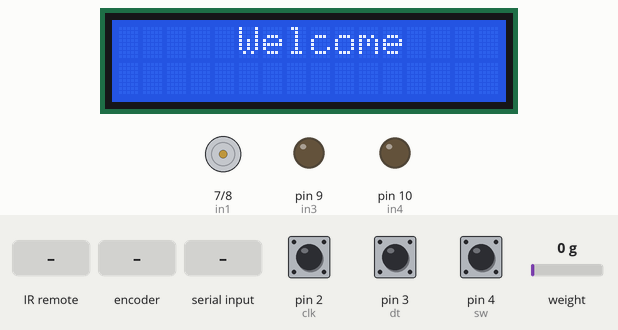
The sketch below on a simulated Arduino Uno, built with avr-gcc and run on an emulated ATmega328P. Parts: 16×2 character LCD, motor-driver pin pairs drawn as motors (green arrow = first pin HIGH = forward, orange = second pin HIGH = backward, longer = more drive), output pins drawn as LEDs (lit = HIGH). Inputs (shaded band) come from the test bench; at power-on: pin 4 (sw) HIGH, pin 2 (clk) HIGH, pin 3 (dt) HIGH, weight on the scale 0 g.

Above: at 1.2 s.
1.3 s: pin 4 (sw) pulled LOW for 3.2 s
At 5.7 s:
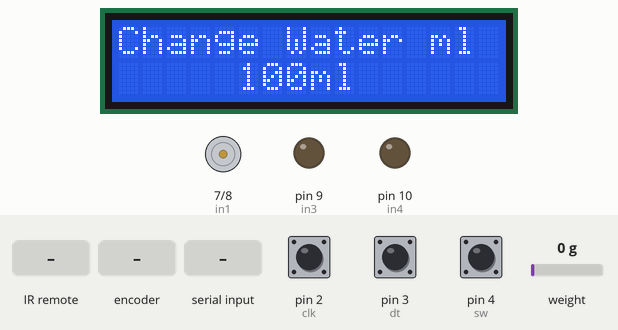
6.0 s: infrared code 0xFF22DD received
At 7.3 s:
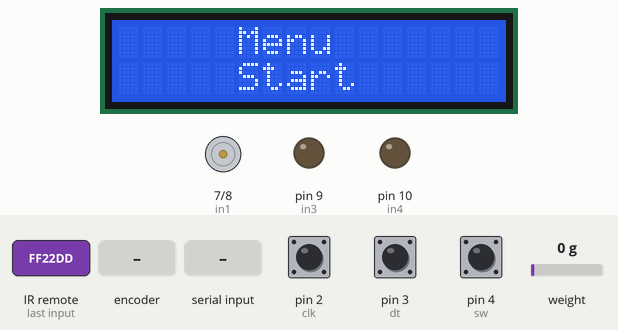
7.7 s: rotary encoder on pin 2 (clk) / pin 3 (dt) turned 1 step (first pin leading)
At 8.3 s:
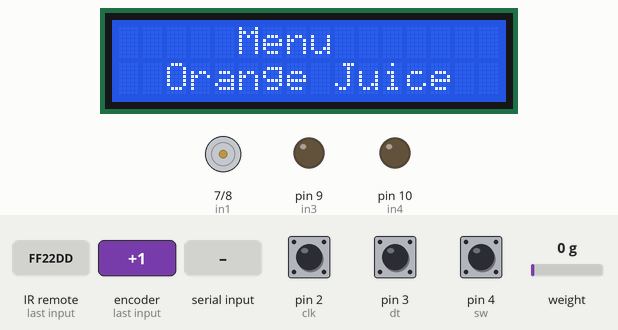
9.4 s: "90,45\n" received over Serial
At 12.5 s:
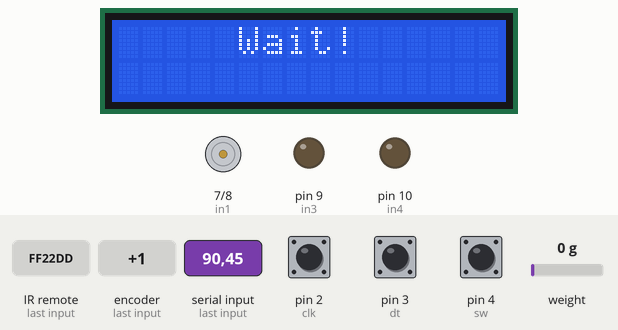
Timing chart, 0 to 19.3 s (numbered marks = the images above; inputs shaded):
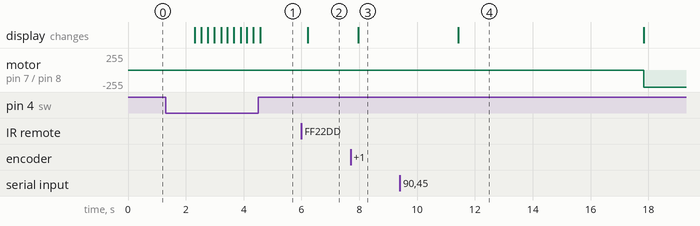

The sketch:

CocktailMaker.ino
```cpp
#include <Wire.h>
#include <LiquidCrystal_I2C.h>
#include "HX711.h"
LiquidCrystal_I2C lcd(0x3F, 16, 2);
#include <HX711_ADC.h>
#include <EEPROM.h>
#include "IRremote.h"

// (c) Copyright 2010-2012 MCQN Ltd.
// Released under Apache License, version 2.0
//
// Simple example to show how to use the HttpClient library
// Get's the web page given at http://<kHostname><kPath> and
// outputs the content to the serial port


//IRremote
int receiver = 11; // Signal Pin of IR receiver to Arduino Digital Pin 11

/*-----( Declare objects )-----*/
IRrecv irrecv(receiver);     // create instance of 'irrecv'
decode_results results;      // create instance of 'decode_results'

//HX711 constructor (dout pin, sck pin):
HX711_ADC LoadCell(5, 6);


long t;
#define clk 2
#define dt 3
#define sw 4
#define in1 7
#define in2 8
#define in3 9
#define in4 10
volatile boolean TurnDetected;
volatile boolean up;
bool doonce = 0;
char screen = 0;
char subscreen = 0;
int changestate = -1;

String shit;
int pump1ml = 100;
int pump2ml = 100;

void isr0 ()  {
  TurnDetected = true;
  up = (digitalRead(clk) == digitalRead(dt));
}

void calibrate (){
  float calValue; // calibration value
  calValue = 696.0; // uncomment this if you want to set this value in the sketch
  #if defined(ESP8266)
  //EEPROM.begin(sizeof calValue); // uncomment this if you use ESP8266 and want to fetch this value from eeprom
  #endif
  //EEPROM.get(eepromAdress, calValue); // uncomment this if you want to fetch this value from eeprom

  Serial.begin(9600);
  delay(10);
//  Serial.println();
//  Serial.println("Starting...");
  LoadCell.begin();
  long stabilisingtime = 2000; // tare preciscion can be improved by adding a few seconds of stabilising time
  LoadCell.start(stabilisingtime);
  if (LoadCell.getTareTimeoutFlag()) {
//    Serial.println("Tare timeout, check MCU>HX711 wiring and pin designations");
  }
  else {
    LoadCell.setCalFactor(calValue); // set calibration factor (float)
//    Serial.println("Startup + tare is complete");
  }
  while (!LoadCell.update());
//  Serial.print("Calibration factor: ");
//  Serial.println(LoadCell.getCalFactor());
//  Serial.print("HX711 measured conversion time ms: ");
//  Serial.println(LoadCell.getConversionTime());
//  Serial.print("HX711 measured sampling rate HZ: ");
//  Serial.println(LoadCell.getSPS());
//  Serial.print("HX711 measured settlingtime ms: ");
//  Serial.println(LoadCell.getSettlingTime());
//  Serial.println("Note that the settling time may increase significantly if you use delay() in your sketch!");
  if (LoadCell.getSPS() < 7) {
//    Serial.println("!!Sampling rate is lower than specification, check MCU>HX711 wiring and pin designations");
  }
  else if (LoadCell.getSPS() > 100) {
//    Serial.println("!!Sampling rate is higher than specification, check MCU>HX711 wiring and pin designations");
  }
}

void setup() {

  Serial.begin(9600);
  lcd.begin();
  pinMode(sw, INPUT_PULLUP);
  pinMode(clk, INPUT);
  pinMode(dt, INPUT);
  pinMode(in1, OUTPUT);
  pinMode(in2, OUTPUT);
  pinMode(in3, OUTPUT);
  pinMode(in4, OUTPUT);

  digitalWrite(in1, LOW);
  digitalWrite(in2, LOW);
  digitalWrite(in3, LOW);
  digitalWrite(in4, LOW);

  attachInterrupt (0, isr0, RISING);
  irrecv.enableIRIn(); // Start the receiver


}
void startMachine(){
  lcd.clear();
          lcd.setCursor(5, 0);
          lcd.print("Wait!");
          delay(2000);
          calibrate();
          LoadCell.update();
          delay(2000);
          lcd.clear();
          lcd.print("Pump 1 ON");
          digitalWrite(in2, HIGH);
  while (((int)LoadCell.getData())*(-1) +7< pump1ml) {
            LoadCell.update();
            lcd.clear();
            lcd.print((-1)*(int)LoadCell.getData()+15);
            if(((int)LoadCell.getData())*(-1)+7 > pump1ml){
              digitalWrite(in2, LOW);
            }
            delay(1000);

          }
          digitalWrite(in4, HIGH);
          while (((int)LoadCell.getData())*(-1) +7 - pump1ml < pump2ml) {
            LoadCell.update();
            lcd.clear();
            lcd.print((-1)*(int)LoadCell.getData()+15);
            if(((int)LoadCell.getData())*(-1)+7 - pump1ml > pump2ml){
              digitalWrite(in4, LOW);
            }
            delay(500);

          }
          screen = 1;
          subscreen = 0;
          changestate = 0;
          doonce = 0;
}
void loop() {
  if(Serial.available()){
    shit = Serial.readString();
    String shit2 = Serial.readString();


     pump1ml = shit.toInt();
     pump2ml = shit2.toInt();
     startMachine();

    Serial.print(shit);
    Serial.print(shit2);
  }


   if (irrecv.decode(&results)) // have we received an IR signal?
   {
    translateIR();
    irrecv.resume(); // receive the next value
   }
   LoadCell.update();

  //get smoothed value from data set + current calibration factor

  if (millis() > t + 250) {
    float i = LoadCell.getData();
//    Serial.print("Load_cell output val: ");
//    Serial.println(i);
    t = millis();
  }
  if (TurnDetected) {
    delay(200);
    doonce = 0;

      if (up) {
      if(changestate == 0){
         subscreen++;
      if(subscreen > 3){
        subscreen = 0;
        }
      }

      }
      else {
      if(changestate == 0){
        subscreen--;
      if(subscreen < 0){
        subscreen = 3;
      }
      }

      }


      if (up) {
          if(changestate == 2 && subscreen == 0){
            pump1ml+=10;
          }
          if(changestate == 2 && subscreen == 1){
            pump2ml+=10;
          }

      }
      else {
        if(changestate == 2 && subscreen == 0){
          pump1ml-=10;
        }
        if(changestate == 2 && subscreen == 1){
          pump2ml-=10;
        }

      }
      TurnDetected = false;
    }


  if (digitalRead(sw) == LOW) {
    delay(200);
    changestate ++;
    if(changestate > 2){
      changestate = 0;
    }
    doonce = 0;
  }
  switch(screen){
    case 0:
    lcd.clear();
    lcd.setCursor(5, 0);
    lcd.print("Welcome");

    delay(2000);
    screen++;
    changestate ++;
    break;
    case 1:
    if(doonce == 0){
      switch(subscreen){
        case 0:
        lcd.clear();
        lcd.setCursor(5, 0);
        lcd.print("Menu");
        lcd.setCursor(5,1);
        lcd.print("Water");
        doonce = 1;
        switch(changestate){
          case 1:
          lcd.clear();
          lcd.setCursor(5, 0);
          lcd.print("Water");
          lcd.setCursor(5,1);
          lcd.print(pump1ml);
          lcd.setCursor(8,1);
          lcd.print("ml");
          doonce = 1;
          break;

          case 2:
          lcd.clear();
          lcd.setCursor(0, 0);
          lcd.print("Change Water ml");
          lcd.setCursor(5,1);
          lcd.print(pump1ml);
          lcd.setCursor(8,1);
          lcd.print("ml");
          doonce = 1;
          break;
        }
        break;
        case 1:

        lcd.clear();
        lcd.setCursor(5, 0);
        lcd.print("Menu");
        lcd.setCursor(2,1);
        lcd.print("Orange Juice");
        doonce = 1;
        switch(changestate){
          case 1:
          lcd.clear();
          lcd.setCursor(2,0);
          lcd.print("Orange Juice");
          lcd.setCursor(5,1);
          lcd.print(pump2ml);
          lcd.setCursor(8,1);
          lcd.print("ml");
          doonce = 1;
          break;
          case 2:
          lcd.clear();
          lcd.setCursor(0, 0);
          lcd.print("Change Juice ml");
          lcd.setCursor(5,1);
          lcd.print(pump2ml);
          lcd.setCursor(8,1);
          lcd.print("ml");

          doonce = 1;

          break;
        }
        break;

        case 2:

        lcd.clear();
        lcd.setCursor(5, 0);
        lcd.print("Menu");
        lcd.setCursor(5,1);
        lcd.print("Start");
        doonce = 1;
        switch(changestate){
          case 1:

          startMachine();

          break;
        }
        break;
      }
    }
    break;
  }
}
void(* resetFunc) (void) = 0;//declare reset function at address 0
void translateIR() // takes action based on IR code received

// describing Remote IR codes

{

  switch(results.value)

  {

  case 0xFF629D:
//  Serial.println(" FORWARD");
  if(changestate == 2 && subscreen == 0){
    pump1ml+=10;
  }
  if(changestate == 2 && subscreen == 1){
    pump2ml+=10;
  }
  doonce = 0;
  break;
  case 0xFF22DD:
//  Serial.println(" LEFT");
  changestate = 0;
   subscreen--;
  if(subscreen < 0){
    subscreen = 2;
  }
  doonce = 0;
  break;
  case 0xFF02FD:
//  Serial.println(" -OK-");
  screen=1;
  changestate ++;
  if(changestate > 2){
      changestate = 0;
    }
    doonce = 0;
  break;
  case 0xFFC23D:
//  Serial.println(" RIGHT");
  changestate = 0;
   subscreen++;
  if(subscreen > 2){
    subscreen = 0;
  }
  doonce = 0;
  break;
  case 0xFFA857:
//  Serial.println(" REVERSE");
  if(changestate == 2 && subscreen == 0){
    pump1ml-=10;
  }
  if(changestate == 2 && subscreen == 1){
    pump2ml-=10;
  }

  doonce = 0;
  break;
  case 0xFF6897:
//  Serial.println(" 1");

  break;
  case 0xFF9867:
  //Serial.println(" 2");

  break;
  case 0xFFB04F:
  //Serial.println(" 3");

  break;
  case 0xFF30CF:
  //Serial.println(" 4");

  break;
  case 0xFF18E7:
  //Serial.println(" 5");

  break;
  case 0xFF7A85:
 // Serial.println(" 6");

  break;
  case 0xFF10EF:
//  Serial.println(" 7");

  break;
  case 0xFF38C7:
//  Serial.println(" 8");

  break;
  case 0xFF5AA5:
//  Serial.println(" 9");

  break;
  case 0xFF42BD:
//  Serial.println(" *");
  changestate --;
  if(changestate < 0){
      changestate = 0;
    }
    doonce = 0;
  break;
  case 0xFF4AB5:
//  Serial.println(" 0");

  break;
  case 0xFF52AD:
//  Serial.println(" #");
  resetFunc(); //call reset
  break;
  case 0xFFFFFFFF:
//  Serial.println(" REPEAT");

  doonce = 0;
  break;

//  default:
//
//    Serial.println(" other button   ");
//     Serial.println(results.value,HEX);
//
  }// End Case
    doonce = 0;
   delay(200);

}
```

Measured:
- after the input at 1.3 s, the display: first changes after 1.0 s (image 1 shows a later state)
- after the input at 6.0 s, the display: changes after 0.21 s (image 2)
- after the input at 7.7 s, the display: changes after 0.27 s (image 3)
- after the input at 9.4 s, motor on pin 7 (in1) / pin 8 (in2): stopped → backward 255/255 after 8.4 s; the display: changes after 2.0 s (image 4)
